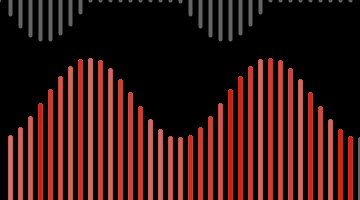
Frame 1 (no input)
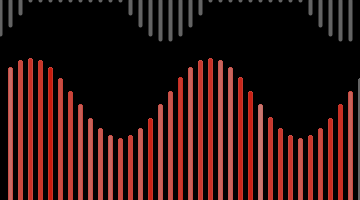
Frame 60 (the mouse pressed at the canvas centre just before this capture)
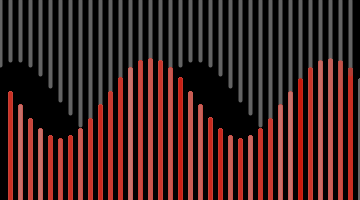
Frame 120 (the mouse held since frame 60 and released just before this capture)

The Processing sketch that drew these frames (run headless with seeded random() and noise(); from frame 60 on, the mouse is pressed at the canvas centre):

// Processing sketch: processing_14102
// ── processing_14102.pde

void setup() {
  size(360,200);
  colorMode(HSB);
}
void draw() {
  background(0);
  for( int x=0; x<360; x=x+10) {
    float y=sin(radians(x+frameCount)*2)*40+mouseY;;
    stroke (100);
    line(x,0,x,y); 
    strokeWeight(4);
    
    //
    for( int a=360; a>0; a=a-10) {
    float b=cos(radians(a+frameCount)*2)*40+100;
    line(a,200,a,b); 
    
    stroke(HSB,random(100,250),200,200);
    }
  }
}
           
                
